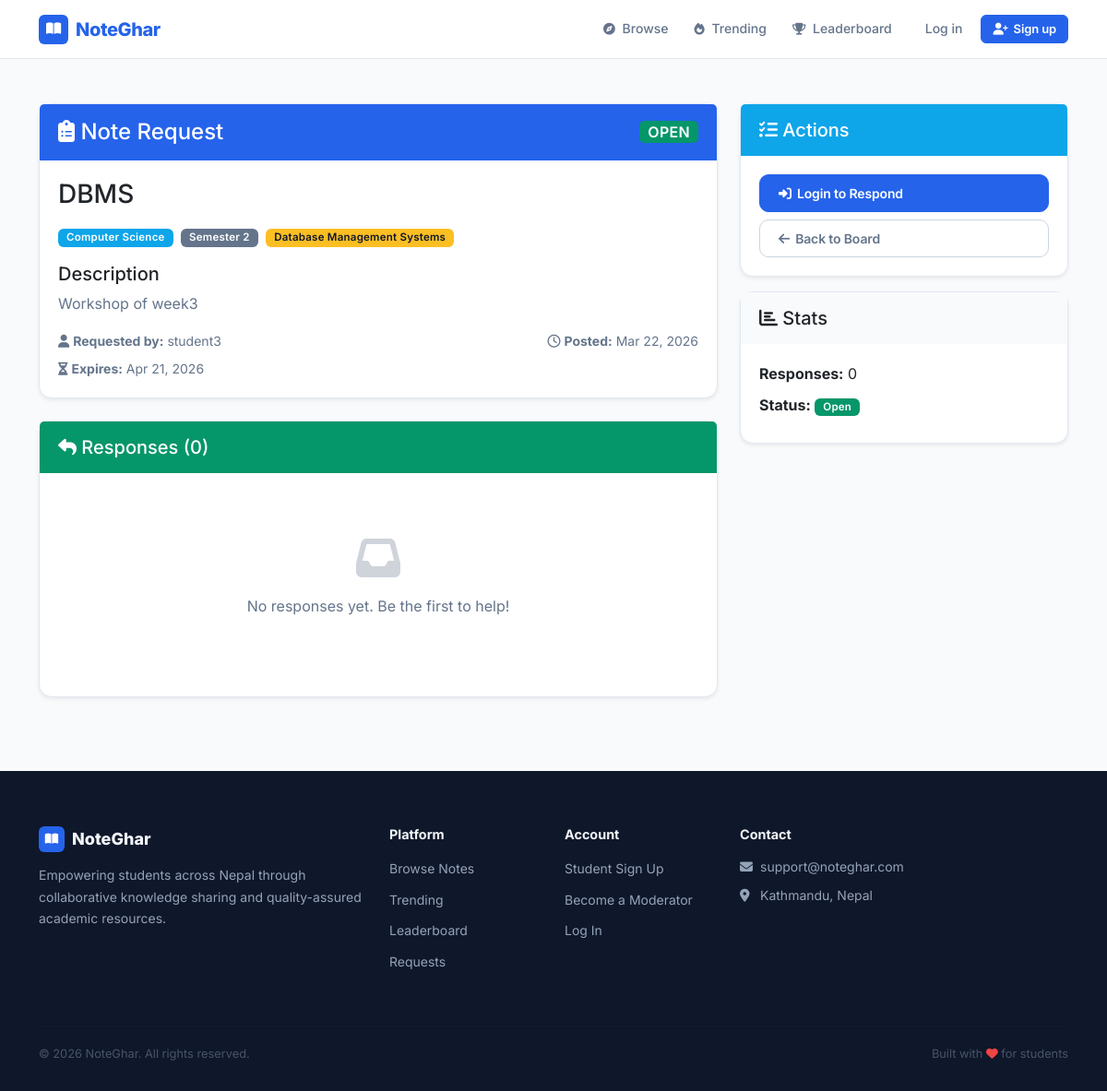
/notes/requests/2/, run on the app's committed database.
### notes/models.py (models this page shows, shortened)
class NoteRequest(models.Model):
    STATUS_CHOICES = [
        ('open', 'Open'),
        ('fulfilled', 'Fulfilled'),
        ('expired', 'Expired'),
    ]
    requester = models.ForeignKey(settings.AUTH_USER_MODEL, on_delete=models.CASCADE, related_name='note_requests')
    course = models.ForeignKey('Course', on_delete=models.CASCADE)
    semester = models.ForeignKey('Semester', on_delete=models.CASCADE)
    subject = models.ForeignKey('Subject', on_delete=models.SET_NULL, null=True, blank=True)
    topic = models.CharField(max_length=200)
    description = models.TextField()
    status = models.CharField(max_length=20, choices=STATUS_CHOICES, default='open')
    created_at = models.DateTimeField(auto_now_add=True)
    expires_at = models.DateTimeField()
    fulfilled_by = models.ForeignKey(settings.AUTH_USER_MODEL, on_delete=models.SET_NULL, null=True, blank=True, related_name='fulfilled_requests')
    best_answer = models.ForeignKey('Note', on_delete=models.SET_NULL, null=True, blank=True, related_name='best_answer_for')
    class Meta:
        ordering = ['-created_at']

class Course(models.Model):
    name = models.CharField(max_length=200, unique=True)
    code = models.CharField(max_length=20, unique=True)
    description = models.TextField(blank=True)
    slug = models.SlugField(unique=True, blank=True)
    created_at = models.DateTimeField(auto_now_add=True)
    class Meta:
        ordering = ['name']

class Semester(models.Model):
    name = models.CharField(max_length=50)
    number = models.IntegerField(unique=True)
    class Meta:
        ordering = ['number']

class Subject(models.Model):
    name = models.CharField(max_length=200)
    code = models.CharField(max_length=20)
    course = models.ForeignKey(Course, on_delete=models.CASCADE, related_name='subjects')
    semester = models.ForeignKey(Semester, on_delete=models.CASCADE, related_name='subjects')
    description = models.TextField(blank=True)
    slug = models.SlugField(blank=True)
    created_at = models.DateTimeField(auto_now_add=True)
    class Meta:
        ordering = ['course', 'semester', 'name']
        unique_together = ['code', 'course', 'semester']

### accounts/models.py (models this page shows, shortened)
class User(AbstractUser):
    ROLE_CHOICES = (
        ('student', 'Student'),
        ('moderator', 'Moderator'),
        ('admin', 'Admin'),
    )
    role = models.CharField(max_length=20, choices=ROLE_CHOICES, default='student')
    phone = models.CharField(max_length=15, blank=True, null=True)
    institution = models.ForeignKey(
        'notes.Institution',
        on_delete=models.SET_NULL,
        null=True,
        blank=True,
        related_name='users',
        help_text='User\'s affiliated institution'
    )
    profile_picture = models.ImageField(upload_to='profiles/', blank=True, null=True)
    bio = models.TextField(blank=True, null=True)
    is_verified = models.BooleanField(default=False)
    specialization_courses = models.ManyToManyField(
        'notes.Course',
        blank=True,
        related_name='specialized_moderators',
        help_text='Courses this moderator specializes in'
    )
    specialization_subjects = models.ManyToManyField(
        'notes.Subject',
        blank=True,
        related_name='specialized_moderators',
        help_text='Specific subjects within courses'
    )
    qualification_document = models.FileField(
        upload_to='qualifications/%Y/%m/',
        blank=True,
        null=True,
        help_text='Upload degree certificate, transcript, or other proof of qualification (PDF, JPG, PNG)'
    )
    qualification_verified = models.BooleanField(
        default=False,
        help_text='Admin has verified the qualification documents'
    )
    qualification_notes = models.TextField(
        blank=True,
        help_text='Admin notes about qualification verification'
    )
    created_at = models.DateTimeField(auto_now_add=True)
    updated_at = models.DateTimeField(auto_now=True)

### notes/views.py (the view)
# urls.py: path('requests/<int:pk>/', views.request_detail, name='request_detail'),
def request_detail(request, pk):
    note_request = get_object_or_404(NoteRequest, pk=pk)
    responses = note_request.responses.select_related('note', 'responder')
    context = {
        'request': note_request,
        'responses': responses,
        'can_respond': request.user.is_authenticated and request.user != note_request.requester,
        'is_requester': request.user == note_request.requester if request.user.is_authenticated else False,
    }
    return render(request, 'notes/request_detail.html', context)

### notes/context_processors.py (called while the page is built, shortened)
def moderation_stats(request):
    return {}

### core/templates/notes/request_detail.html (shortened to what this page needs)
{% extends 'base.html' %}
{% block content %}
<div class="container my-5">
    <div class="row">
        <div class="col-md-8">
            <div class="card shadow-sm mb-4">
                <div class="card-header bg-primary text-white">
                    <div class="d-flex justify-content-between align-items-center">
                        <h4 class="mb-0">
                            <i class="fas fa-clipboard-list"></i> Note Request
                        </h4>
                        {% if request.status == 'open' %}
                            <span class="badge bg-success fs-6">OPEN</span>
                        {% elif request.status == 'fulfilled' %}
                            <span class="badge bg-warning fs-6">FULFILLED</span>
                        {% else %}
                            <span class="badge bg-danger fs-6">EXPIRED</span>
                        {% endif %}
                    </div>
                </div>
                <div class="card-body">
                    <h3 class="mb-3">{{ request.topic }}</h3>
                    <div class="mb-3">
                        <span class="badge bg-info me-1">{{ request.course.name }}</span>
                        <span class="badge bg-secondary me-1">{{ request.semester.name }}</span>
                        {% if request.subject %}
                            <span class="badge bg-warning text-dark">{{ request.subject.name }}</span>
                        {% endif %}
                    </div>
                    <div class="mb-3">
                        <h5>Description</h5>
                        <p class="text-muted">{{ request.description }}</p>
                    </div>
                    <div class="row text-muted small">
                        <div class="col-md-6">
                            <i class="fas fa-user"></i>
                            <strong>Requested by:</strong> {{ request.requester.username }}
                        </div>
                        <div class="col-md-6 text-end">
                            <i class="far fa-clock"></i>
                            <strong>Posted:</strong> {{ request.created_at|date:"M d, Y" }}
                        </div>
                    </div>
                    {% if request.expires_at %}
                    <div class="mt-2 text-muted small">
                        <i class="fas fa-hourglass-half"></i>
                        <strong>Expires:</strong> {{ request.expires_at|date:"M d, Y" }}
                    </div>
                    {% endif %}
                </div>
            </div>
            <div class="card shadow-sm">
                <div class="card-header bg-success text-white">
                    <h5 class="mb-0">
                        <i class="fas fa-reply"></i>
                        Responses ({{ responses.count }})
                    </h5>
                </div>
                <div class="card-body">
                    {% if responses %}
                        {% for response in responses %}
                        <div class="card mb-3 {% if response.is_helpful %}border-warning border-3{% endif %}">
                            <div class="card-body">
                                {% if response.is_helpful %}
                                <div class="alert alert-warning mb-2">
                                    <i class="fas fa-award"></i> <strong>Best Answer</strong> - Selected by requester
                                </div>
                                {% endif %}
                                <div class="d-flex justify-content-between align-items-start mb-2">
                                    <div>
                                        <h6 class="mb-1">
                                            <a href="{% url 'notes:detail' response.note.pk %}">
                                                {{ response.note.title }}
                                            </a>
                                        </h6>
                                        <small class="text-muted">
                                            <i class="fas fa-user"></i> {{ response.responder.username }}
                                        </small>
                                    </div>
                                    <small class="text-muted">
                                        {{ response.created_at|timesince }} ago
                                    </small>
                                </div>
                                {% if response.message %}
                                <p class="text-muted small mb-2">{{ response.message }}</p>
                                {% endif %}
                                <div class="d-flex justify-content-between align-items-center">
                                    <div>
                                        <a href="{% url 'notes:detail' response.note.pk %}" class="btn btn-sm btn-primary">
                                            <i class="fas fa-eye"></i> View Note
                                        </a>
                                    </div>
                                    {% if is_requester and request.status == 'open' and not request.best_answer %}
                                    <form method="post" action="{% url 'notes:mark_best_answer' request.pk response.pk %}" class="d-inline">
                                        {% csrf_token %}
                                        <button type="submit"
                                                class="btn btn-sm btn-outline-warning"
                                                onclick="return confirm('Mark this as the best answer?')">
                                            <i class="fas fa-star"></i> Mark as Best
                                        </button>
                                    </form>
                                    {% endif %}
                                </div>
                            </div>
                        </div>
                        {% endfor %}
                    {% else %}
                        <div class="text-center py-5">
                            <i class="fas fa-inbox fa-3x text-muted mb-3" style="opacity: 0.3;"></i>
                            <p class="text-muted">No responses yet. Be the first to help!</p>
                        </div>
                    {% endif %}
                </div>
            </div>
        </div>
        <div class="col-md-4">
            <div class="card shadow-sm mb-3">
                <div class="card-header bg-info text-white">
                    <h5 class="mb-0"><i class="fas fa-tasks"></i> Actions</h5>
                </div>
                <div class="card-body">
                    {% if can_respond %}
                        <a href="{% url 'notes:respond_to_request' request.pk %}" class="btn btn-success w-100 mb-2">
                            <i class="fas fa-paper-plane"></i> Submit Response
                        </a>
                    {% elif not user.is_authenticated %}
                        <a href="{% url 'account_login' %}?next={{ request.path }}" class="btn btn-primary w-100 mb-2">
                            <i class="fas fa-sign-in-alt"></i> Login to Respond
                        </a>
                    {% elif is_requester %}
                        <div class="alert alert-info mb-0">
                            <i class="fas fa-info-circle"></i>
                            This is your request. You cannot respond to it.
                        </div>
                    {% endif %}
                    <a href="{% url 'notes:request_board' %}" class="btn btn-outline-secondary w-100">
                        <i class="fas fa-arrow-left"></i> Back to Board
                    </a>
                </div>
            </div>
            <div class="card shadow-sm">
                <div class="card-header bg-light">
                    <h5 class="mb-0"><i class="fas fa-chart-bar"></i> Stats</h5>
                </div>
                <div class="card-body">
                    <div class="mb-2">
                        <strong>Responses:</strong> {{ responses.count }}
                    </div>
                    <div class="mb-2">
                        <strong>Status:</strong>
                        {% if request.status == 'open' %}
                            <span class="badge bg-success">Open</span>
                        {% elif request.status == 'fulfilled' %}
                            <span class="badge bg-warning">Fulfilled</span>
                        {% else %}
                            <span class="badge bg-danger">Expired</span>
                        {% endif %}
                    </div>
                </div>
            </div>
        </div>
    </div>
</div>
{% endblock %}

### core/templates/base.html (style rules this page uses)
:root { --primary: #2563EB; --primary-dark: #1D4ED8; --primary-light: #EFF6FF; --accent: #7C3AED; --success: #059669; --warning: #D97706; --danger: #DC2626; --dark: #0F172A; --body-bg: #F8FAFC; --surface: #FFFFFF; --border: #E2E8F0; --border-hover: #CBD5E1; --text-muted: #64748B; --text-light: #94A3B8; --nav-height: 64px; --radius-sm: 6px; --radius-md: 10px; --radius-lg: 14px; --radius-xl: 20px; --shadow-sm: 0 1px 3px rgba(15,23,42,.06), 0 1px 2px rgba(15,23,42,.04); --shadow-md: 0 4px 12px rgba(15,23,42,.08), 0 2px 4px rgba(15,23,42,.04); --shadow-lg: 0 10px 30px rgba(15,23,42,.10); }
*, *::before, *::after { box-sizing: border-box; }
body { font-family: 'Inter', -apple-system, BlinkMacSystemFont, 'Segoe UI', sans-serif; background: var(--body-bg); color: var(--dark); line-height: 1.6; -webkit-font-smoothing: antialiased; }
.btn { font-weight: 600; border-radius: var(--radius-md); font-size: 0.875rem; padding: 9px 20px; transition: all .18s ease; letter-spacing: -0.01em; border: 1.5px solid transparent; display: inline-flex; align-items: center; gap: 6px; }
.btn-primary { background: var(--primary); color: #fff; border-color: var(--primary); }
.btn-secondary, .btn-outline-secondary { background: transparent; color: var(--text-muted); border-color: var(--border-hover); }
.card { background: var(--surface); border: 1px solid var(--border); border-radius: var(--radius-lg); box-shadow: var(--shadow-sm); }
.card-header { background: transparent; border-bottom: 1px solid var(--border); padding: 16px 20px; font-weight: 700; font-size: 0.9375rem; }
.card-body { padding: 20px; }
.card-header.bg-primary { background: var(--primary) !important; color: #fff !important; border: none; }
.card-header.bg-success { background: var(--success) !important; color: #fff !important; border: none; }
.card-header.bg-info { background: #0EA5E9 !important; color: #fff !important; border: none; }
.card-header.bg-light { background: var(--body-bg) !important; border: none; }
.badge { font-weight: 600; font-size: 0.72rem; padding: 4px 9px; border-radius: var(--radius-sm); letter-spacing: 0.02em; }
.bg-primary { background: var(--primary) !important; }
.bg-success { background: var(--success) !important; }
.bg-warning { background: #FBBF24 !important; }
.bg-info { background: #0EA5E9 !important; }
.bg-secondary { background: #64748B !important; }
.text-dark { color: var(--dark) !important; }
.text-muted { color: var(--text-muted) !important; }

### data on the page
NoteRequest: topic "DBMS", course.name "Computer Science", semester.name "Semester 2", subject.name "Database Management Systems", description "Workshop of week3", requester.username "student3", created_at "Mar 22, 2026", expires_at "Apr 21, 2026"

### other printed values
{{ responses.count }} "0"
